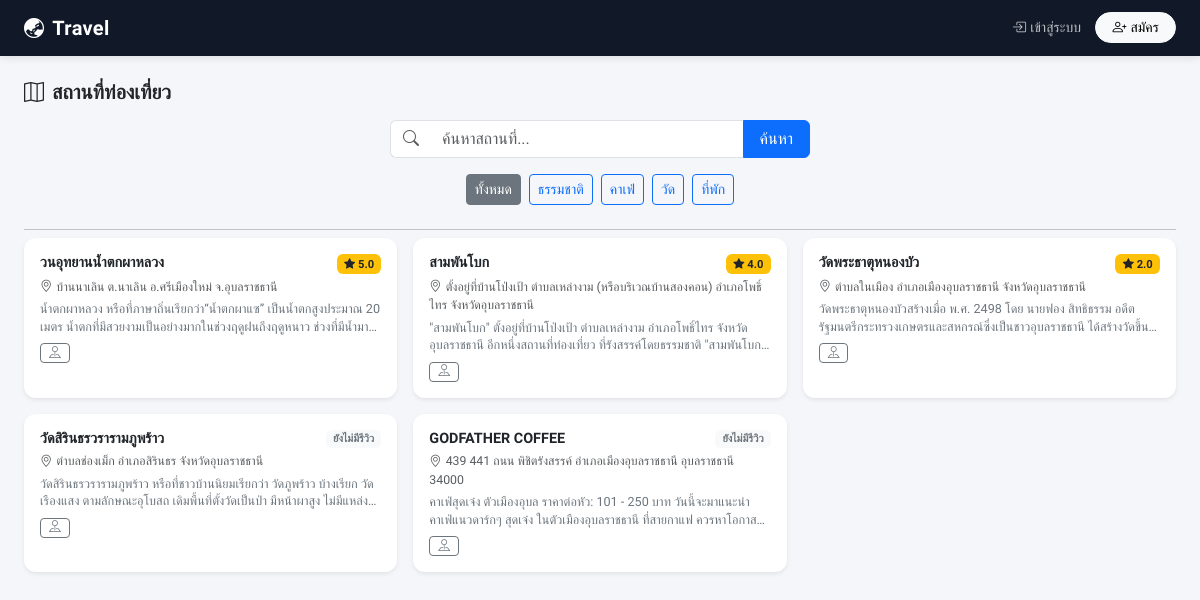
Screenshot of /places with the database file from the repository.
### models.py (models this page shows)
class Category(db.Model):
    __tablename__ = 'category'
    id   = db.Column(db.Integer, primary_key=True)
    name = db.Column(db.String(100), nullable=False)
    places = db.relationship('Place', backref='category', lazy=True)

class Place(db.Model):
    __tablename__ = 'place'
    id          = db.Column(db.Integer, primary_key=True)
    name        = db.Column(db.String(200), nullable=False)
    detail      = db.Column(db.Text,        nullable=False)
    location    = db.Column(db.String(200), nullable=False)
    latitude    = db.Column(db.Float,       nullable=True)
    longitude   = db.Column(db.Float,       nullable=True)
    user_id     = db.Column(db.Integer, db.ForeignKey('user.id'))
    category_id = db.Column(db.Integer, db.ForeignKey('category.id'))
    images    = db.relationship('PlaceImage', backref='place', lazy=True, cascade='all, delete-orphan')
    reviews   = db.relationship('Review',     backref='place', lazy=True, cascade='all, delete-orphan')
    favorites = db.relationship('Favorite',   backref='place', lazy=True, cascade='all, delete-orphan')
    @property
    def primary_image(self):
        return self.images[0].url if self.images else None
    @property
    def avg_rating(self):
        if not self.reviews:
            return None
        return round(sum(r.rating for r in self.reviews) / len(self.reviews), 1)

class Review(db.Model):
    __tablename__ = 'review'
    id       = db.Column(db.Integer, primary_key=True)
    comment  = db.Column(db.Text,    nullable=False)
    rating   = db.Column(db.Integer, nullable=False)
    user_id  = db.Column(db.Integer, db.ForeignKey('user.id'),  nullable=False)
    place_id = db.Column(db.Integer, db.ForeignKey('place.id'), nullable=False)

### blueprints/places.py (the view)
@places.route('/places')
def list_places():
    q = request.args.get('q', '').strip()
    cat = request.args.get('cat', type=int)
    query = Place.query
    if q:
        query = query.filter(
            Place.name.ilike(f'%{q}%') |
            Place.location.ilike(f'%{q}%')
        )
    if cat:
        query = query.filter_by(category_id=cat)
    all_places = query.all()
    all_places = sorted(all_places, key=lambda p: p.avg_rating if p.avg_rating is not None else -1, reverse=True)
    categories = Category.query.all()
    return render_template('places/list.html',
                           places=all_places,
                           avg_ratings=_avg_ratings(all_places),
                           favorites=_favorites(),
                           categories=categories,
                           q=q, active_cat=cat)

### blueprints/places.py (called while the page is built)
def _avg_ratings(place_list):
    return {p.id: p.avg_rating for p in place_list}

def _favorites():
    if not current_user.is_authenticated:
        return set()
    return {f.place_id for f in Favorite.query.filter_by(user_id=current_user.id).all()}

### templates/places/list.html (shortened to what this page needs)
{% extends 'base.html' %}
{% block content %}
<div class="d-flex justify-content-between align-items-center mb-3">
    <h5 class="mb-0 fw-semibold"><i class="bi bi-map me-2"></i>สถานที่ท่องเที่ยว</h5>
</div>
<div class="text-center mb-4">
    <form method="GET" class="d-flex justify-content-center mb-3">
        <div class="input-group" style="max-width:420px;">
            <span class="input-group-text bg-white border-end-0"><i class="bi bi-search text-muted"></i></span>
            <input type="text" name="q" class="form-control border-start-0"
                   placeholder="ค้นหาสถานที่..." value="{{ q }}" style="box-shadow:none;">
            <button class="btn btn-primary px-3" type="submit">ค้นหา</button>
        </div>
    </form>
    <div class="d-flex justify-content-center gap-2 flex-wrap">
        <a href="{{ url_for('places.list_places') }}"
           class="btn btn-sm {{ 'btn-secondary' if not active_cat else 'btn-outline-secondary' }}">ทั้งหมด</a>
        {% for c in categories %}
        <a href="{{ url_for('places.list_places', cat=c.id) }}"
           class="btn btn-sm {{ 'btn-primary' if active_cat == c.id else 'btn-outline-primary' }}">{{ c.name }}</a>
        {% endfor %}
    </div>
</div>
<hr class="my-2">
{% if places %}
<div class="row g-3">
{% for p in places %}
<div class="col-12 col-md-6 col-lg-4">
    <div class="card h-100 shadow-sm border-0"
         style="cursor:pointer;transition:transform .15s;"
         onmouseover="this.style.transform='translateY(-3px)'"
         onmouseout="this.style.transform='translateY(0)'"
         onclick="location.href='{{ url_for('places.detail', id=p.id) }}'">
        <div class="card-body p-3">
            <div class="d-flex justify-content-between align-items-start mb-1">
                <h6 class="mb-0 fw-semibold" style="font-size:.9rem;">{{ p.name }}</h6>
                {% if p.avg_rating %}
                <span class="badge bg-warning text-dark ms-1" style="font-size:.7rem;white-space:nowrap;">
                    <i class="bi bi-star-fill"></i> {{ p.avg_rating }}
                </span>
                {% else %}
                <span class="badge bg-light text-secondary ms-1" style="font-size:.68rem;">ยังไม่มีรีวิว</span>
                {% endif %}
            </div>
            <p class="text-muted mb-1" style="font-size:.77rem;"><i class="bi bi-geo-alt me-1"></i>{{ p.location }}</p>
            <p class="text-secondary mb-2" style="font-size:.79rem;line-height:1.4;
               display:-webkit-box;-webkit-line-clamp:2;-webkit-box-orient:vertical;overflow:hidden;">{{ p.detail }}</p>
            <div class="d-flex gap-1 flex-wrap" onclick="event.stopPropagation()">
                {% if p.latitude and p.longitude %}
                <a href="{{ url_for('places.map_view', id=p.id) }}" class="btn btn-outline-secondary btn-sm py-0" style="font-size:.74rem;">
                    <i class="bi bi-pin-map"></i>
                </a>
                {% endif %}
            </div>
        </div>
    </div>
</div>
{% endfor %}
</div>
{% else %}
<div class="text-center py-5 text-muted">
    <i class="bi bi-search" style="font-size:3rem;"></i>
    <p class="mt-2">ไม่พบสถานที่ที่ค้นหา</p>
</div>
{% endif %}
{% endblock %}

### templates/base.html (style rules this page uses)
body { font-family: 'Prompt', sans-serif; background: #f5f6fa; }
.card { border-radius: 12px !important; }

### rows the page displays
Category: name "ธรรมชาติ"
Category: name "คาเฟ่"
Category: name "วัด"
Category: name "ที่พัก"
Place: name "วนอุทยานน้ำตกผาหลวง", avg_rating "5.0", location "บ้านนาเลิน ต.นาเลิน อ.ศรีเมืองใหม่ จ.อุบลราชธานี", detail "น้ำตกผาหลวง หรือที่ภาษาถิ่นเรียกว่า“น้ำตกผาแซ” เป็นน้ำตกสูงประมาณ 20 เมตร…"
Place: name "สามพันโบก", avg_rating "4.0", location "ตั้งอยู่ที่บ้านโป่งเป้า ตำบลเหล่างาม (หรือบริเวณบ้านสองคอน) อำเภอโพธิ์ไทร จังหวัดอุบลราชธานี", detail "\"สามพันโบก\" ตั้งอยู่ที่บ้านโป่งเป้า ตำบลเหล่างาม อำเภอโพธิ์ไทร จังหวัดอุบลราชธานี อีกหนึ่งสถานที่ท่องเที่ยว ที่รังสรรค์โดยธรรมชาติ…"
Place: name "วัดพระธาตุหนองบัว", avg_rating "2.0", location "ตำบลในเมือง อำเภอเมืองอุบลราชธานี จังหวัดอุบลราชธานี", detail "วัดพระธาตุหนองบัวสร้างเมื่อ พ.ศ. 2498 โดย นายฟอง สิทธิธรรม…"
Place: name "วัดสิรินธรวรารามภูพร้าว", shows "ยังไม่มีรีวิว", location "ตำบลช่องเม็ก อำเภอสิรินธร จังหวัดอุบลราชธานี", detail "วัดสิรินธรวรารามภูพร้าว หรือที่ชาวบ้านนิยมเรียกว่า วัดภูพร้าว บ้างเรียก วัดเรืองแสง ตามลักษณะอุโบสถ เดิมพื้นที่ตั้งวัดเป็นป่า มีหน้าผาสูง…"
Place: name "GODFATHER COFFEE", shows "ยังไม่มีรีวิว", location "439 441 ถนน พิชิตรังสรรค์ อำเภอเมืองอุบลราชธานี อุบลราชธานี 34000", detail "คาเฟ่สุดเจ๋ง ตัวเมืองอุบล ราคาต่อหัว: 101 - 250 บาท วันนี้จะมาแนะนำ คาเฟ่แนวดาร์กๆ สุดเจ๋ง ในตัวเมืองอุบลราชธานี…"
